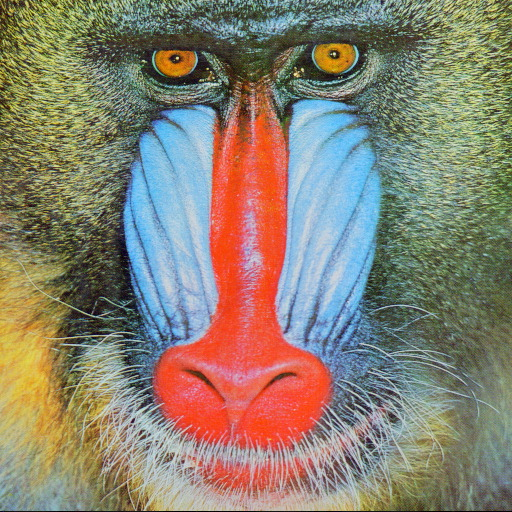
#> input picture projects/python_opencv_foundation_lab/03_opencv_image_processing/parc/baboon.jpg, 512 x 512 px, given in place of the camera
$ python 04_03_00_OpenCV-Practice.py
#> lines starting #> are read from the running program, lines starting #| are printed output that depends on the picture; after the words box and inside, x2 and y2 are one past the last pixel; in counts of white or black regions, pixels touching at a corner belong together
import cv2
import numpy as np


def nothing(_):
    pass


def make_odd_kernel(value):
    value = max(1, value)
    return value if value % 2 == 1 else value + 1


def color_detection_pipeline(camera_index=0):
    """웹캠 영상에서 HSV 범위에 맞는 색 영역을 추출한다."""
#> called with camera_index = 0
    cap = cv2.VideoCapture(camera_index)
    if not cap.isOpened():
        print(f"카메라를 열 수 없습니다. camera_index={camera_index}")
        return

    cv2.namedWindow("Control")

    # OpenCV HSV 범위: H 0~179, S/V 0~255
    # 초기값은 초록색 계열 예시다.
    cv2.createTrackbar("H Min", "Control", 35, 179, nothing)
    cv2.createTrackbar("H Max", "Control", 85, 179, nothing)
    cv2.createTrackbar("S Min", "Control", 50, 255, nothing)
    cv2.createTrackbar("S Max", "Control", 255, 255, nothing)
    cv2.createTrackbar("V Min", "Control", 50, 255, nothing)
    cv2.createTrackbar("V Max", "Control", 255, 255, nothing)
    cv2.createTrackbar("Min Area", "Control", 900, 10000, nothing)
    cv2.createTrackbar("Morph K", "Control", 3, 31, nothing)

    try:
        while True:
            ret, frame = cap.read()
#> frame is the input picture: shape (512, 512, 3); mean B, G, R 112.9, 129.1, 137.1
            if not ret:
                print("프레임을 읽지 못했습니다.")
                break

            h_min = cv2.getTrackbarPos("H Min", "Control")
            h_max = cv2.getTrackbarPos("H Max", "Control")
            s_min = cv2.getTrackbarPos("S Min", "Control")
            s_max = cv2.getTrackbarPos("S Max", "Control")
            v_min = cv2.getTrackbarPos("V Min", "Control")
            v_max = cv2.getTrackbarPos("V Max", "Control")
            min_area = cv2.getTrackbarPos("Min Area", "Control")
            morph_k = make_odd_kernel(cv2.getTrackbarPos("Morph K", "Control"))

            hsv = cv2.cvtColor(frame, cv2.COLOR_BGR2HSV)
#> hsv: shape (512, 512, 3); mean H, S, V 58.3, 93.4, 158.1

            if h_min <= h_max:
                lower = np.array([h_min, s_min, v_min])
                upper = np.array([h_max, s_max, v_max])
                mask = cv2.inRange(hsv, lower, upper)
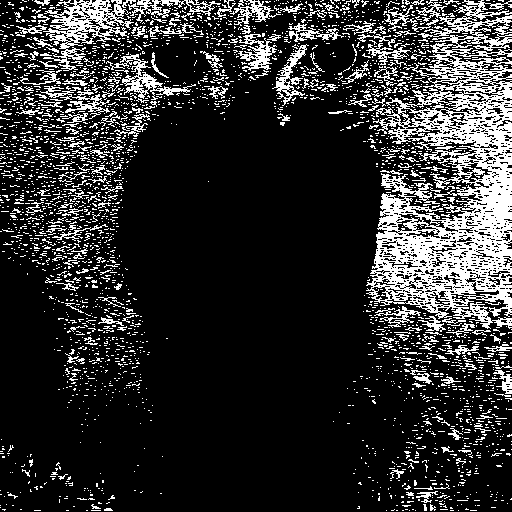
#> mask: shape (512, 512); 18.5% white in thin lines or dots
            else:
                # 빨간색처럼 H 범위가 179 -> 0을 넘어가는 경우 처리한다.
                mask1 = cv2.inRange(
                    hsv,
                    np.array([h_min, s_min, v_min]),
                    np.array([179, s_max, v_max]),
                )
                mask2 = cv2.inRange(
                    hsv,
                    np.array([0, s_min, v_min]),
                    np.array([h_max, s_max, v_max]),
                )
                mask = cv2.bitwise_or(mask1, mask2)

            kernel = np.ones((morph_k, morph_k), np.uint8)
            mask = cv2.morphologyEx(mask, cv2.MORPH_OPEN, kernel)
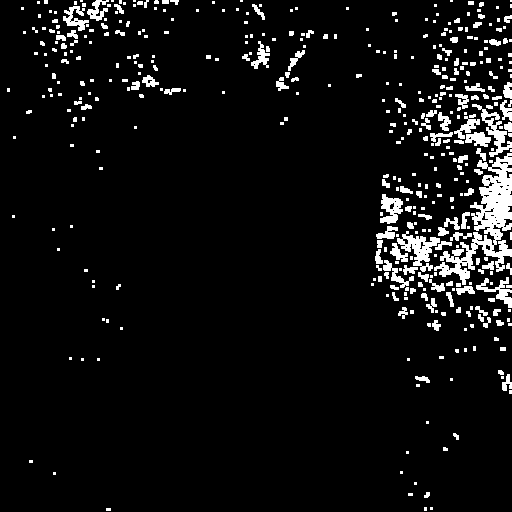
#> mask: shape (512, 512); 6.3% white; 441 white regions (288 under 20 px), largest, box (x1, y1, x2, y2) and area: (434, 153, 512, 285) 3424, (397, 231, 440, 272) 708, (472, 104, 512, 157) 549
            mask = cv2.morphologyEx(mask, cv2.MORPH_CLOSE, kernel)
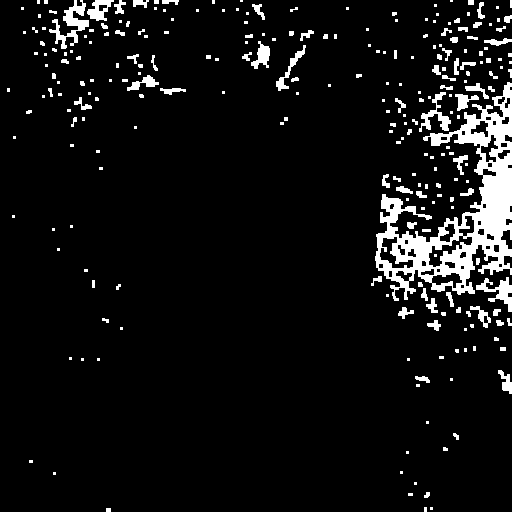
#> mask: shape (512, 512); 7.1% white; 258 white regions (159 under 20 px)

            contours, _ = cv2.findContours(mask, cv2.RETR_EXTERNAL, cv2.CHAIN_APPROX_SIMPLE)
#> contours = 257 contours, 204 with area under 20; largest, box (x1, y1, x2, y2) and area: (375, 82, 512, 301) 11484, (49, 0, 89, 49) 540, (476, 277, 512, 312) 378, (419, 92, 451, 132) 308, (87, 0, 114, 21) 295
            result = frame.copy()

            for contour in contours:
                area = cv2.contourArea(contour)
                if area < min_area:
                    continue

                x, y, w, h = cv2.boundingRect(contour)
                cv2.rectangle(result, (x, y), (x + w, y + h), (0, 0, 255), 2)
                cv2.putText(
                    result,
                    "target color",
                    (x, y - 5),
                    cv2.FONT_HERSHEY_SIMPLEX,
                    0.6,
                    (0, 0, 255),
                    2,
                )
#> this loop made 257 passes
#> area on passes 16, 17, 31: 46, 133.5, 25.5
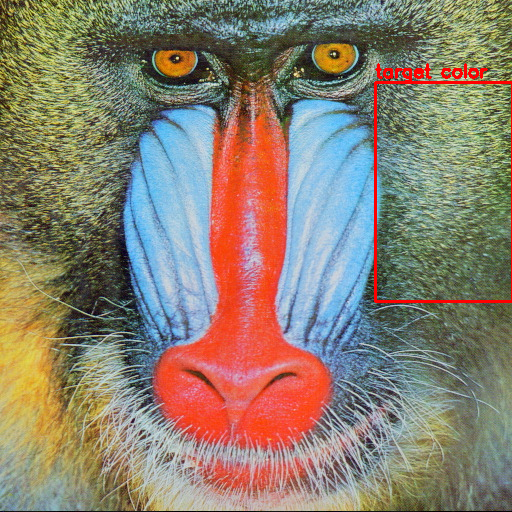
#> result: shape (512, 512, 3); 0.92% of pixels changed, all inside (x1, y1, x2, y2) = (374, 63, 512, 303)

            color_only = cv2.bitwise_and(frame, frame, mask=mask)
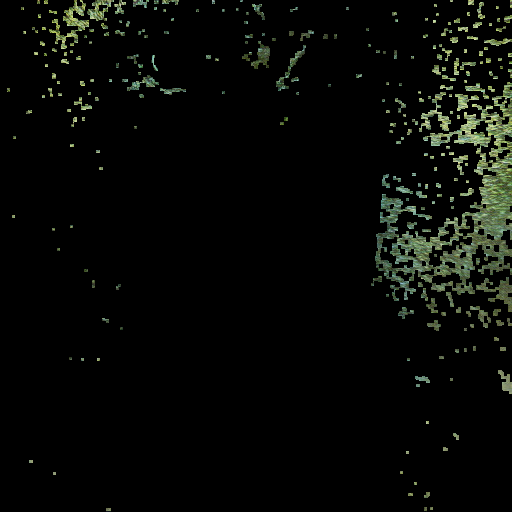
#> color_only: shape (512, 512, 3); mean B, G, R 6.4, 9.1, 7.6

            cv2.imshow("Original Video", result)
            cv2.imshow("Mask", mask)
            cv2.imshow("Color Only", color_only)

            if cv2.waitKey(25) & 0xFF == ord("q"):
#> (key q is pressed here)
                break
    finally:
        cap.release()
        cv2.destroyAllWindows()


if __name__ == "__main__":
    color_detection_pipeline()
